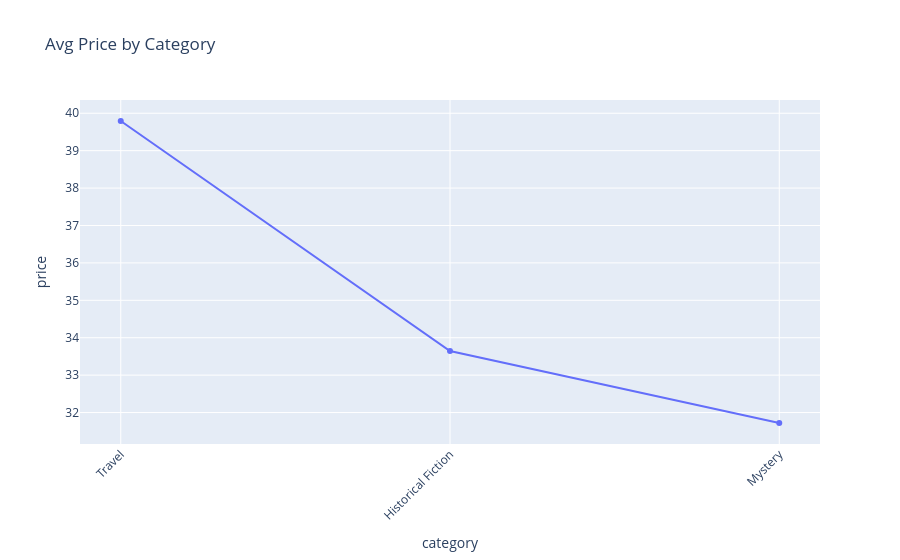

Notebook code for this chart:
### Code cell
import pandas as pd
import plotly.express as px

df = pd.DataFrame(rows)
cat_avg = (
    df.groupby("category", as_index = False)["price"].mean()
    .sort_values("price", ascending = False)
    .head(10)
)

print(cat_avg)

fig = px.line(
    cat_avg,
    x = "category",
    y = "price",
    markers = True,
    title = "Avg Price by Category"
)

fig.update_layout(xaxis_tickangle = -45)

fig.show()

# print(df)
# print(df.shape)  # 해당 dataframe이 몇 행, 몇 열로 되어있는지 확인 가능
# print(df.info()) # dataframe의 요약 정보를 출력 (총 행 수,총 열 수,각 컬럼의 이름, 각 컬럼에 들어있는 데이터타입, 결측치 개수, 메모리 사용량)

### Figure 1 — Plotly figure (JSON) as saved in the notebook; plotly's stock layout.template omitted (floating-point values rounded to 4 significant figures)
{"data": [{"hovertemplate": "category=%{x}<br>price=%{y}<extra></extra>", "legendgroup": "", "line": {"color": "#636efa", "dash": "solid"}, "marker": {"symbol": "circle"}, "mode": "lines+markers", "name": "", "orientation": "v", "showlegend": false, "type": "scatter", "x": ["Travel", "Historical Fiction", "Mystery"], "xaxis": "x", "y": [39.79, 33.64, 31.72], "yaxis": "y"}], "layout": {"legend": {"tracegroupgap": 0}, "title": {"text": "Avg Price by Category"}, "xaxis": {"anchor": "y", "domain": [0, 1], "tickangle": -45, "title": {"text": "category"}}, "yaxis": {"anchor": "x", "domain": [0, 1], "title": {"text": "price"}}}}
